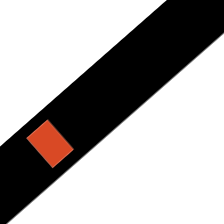
#> input picture 202222_03_22/Inside/001test0.png, 224 x 224 px, found by its file name; its folder holds only this picture in this run
$ jupyter execute 'crosswalk detection algorithm.ipynb'   (older library calls are emulated)
#> lines starting #> are read from the running program, lines starting #| are printed output that depends on the picture; after the words box and inside, x2 and y2 are one past the last pixel; in counts of white or black regions, pixels touching at a corner belong together
[cell 1]
# [9 lines of commented-out code are left out]

[cell 2]
import cv2
import numpy as np
import PIL.Image
import matplotlib.pyplot as plt
import os

[cell 3]
folder = "C:/Users/user/Desktop/result/";
T = "inside/"
S = "augmentation/";
SP = 'crosswalk_pro/'
P = "crosswalk_detection/";
filenames = os.listdir(folder+S +T)
print(filenames)

[cell 4]
for i in range(len(filenames)):
    print(folder+S + T+filenames[i])
    img = cv2.imread(folder+S+ T+filenames[i])
#> img is the input picture: shape (224, 224, 3); mean B, G, R 168.6, 169.4, 172.5
    lower = (200,200,200 )
    upper = (255, 255, 255)
    thresh = cv2.inRange(img, lower, upper)
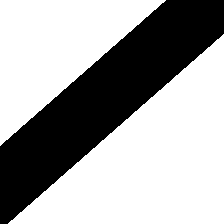
#> thresh: shape (224, 224); 65.3% white; 1 black region, box (x1, y1, x2, y2) and area: (0, 0, 224, 224) 17415

    kernel = np.ones((3,3), np.uint8)
    morph = cv2.morphologyEx(thresh, cv2.MORPH_OPEN, kernel)
#> morph: shape (224, 224); 65.3% white; 1 black region
    kernel = np.ones((5,5), np.uint8)
    morph = cv2.morphologyEx(morph, cv2.MORPH_CLOSE, kernel)

    # # get contours
    cntrs = cv2.findContours(morph, cv2.RETR_EXTERNAL, cv2.CHAIN_APPROX_SIMPLE)
#> cntrs = 2 contours; box (x1, y1, x2, y2) and area: (9, 35, 224, 224) 20290, (0, 0, 165, 145) 11920
    cntrs = cntrs[0] if len(cntrs) == 2 else cntrs[1]

    # filter on area
    contours = img.copy()
    good_contours = []
    for c in cntrs:
        area = cv2.contourArea(c)
        if area >190 :
            cv2.drawContours(contours, [c], -1, (0,0,255), 1)
            good_contours.append(c)
#> this loop made 2 passes
#> area on passes 1 to 2: 20290.5, 11919.5
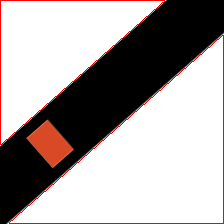
#> contours: shape (224, 224, 3); 2.17% of pixels changed, all inside (x1, y1, x2, y2) = (0, 0, 224, 224)
#> after the loop, good_contours has the same summary as cntrs

    # # combine good contours
    contours_combined = np.vstack(good_contours)
#> contours_combined = contour of 102 points, box (x1, y1, x2, y2) (0, 0, 224, 224), area 29358
    # # get convex hull

    result = img.copy()
    hull = cv2.convexHull(contours_combined)
#> hull = [[223, 223], [9, 223], [0, 144], [0, 0], [164, 0], [223, 35]]
    cv2.polylines(result, [hull], True, (0,0,0), 2)
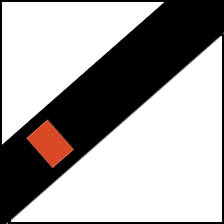
#> result: shape (224, 224, 3); 2.87% of pixels changed, all inside (x1, y1, x2, y2) = (0, 0, 224, 224)

    contours_combined = np.vstack(good_contours)

    #색상 칠하기
    result = img.copy()
    hull = cv2.convexHull(contours_combined)
    cv2.polylines(result, [hull], True, (0,0,0), 2)
    cv2.imwrite(folder+SP+ T+filenames[i],result)
    cv2.fillPoly(result, [hull], (0, 0, 0), cv2.LINE_AA)

    #최소 , 최대 기준으로 흑백을 나눔
    lower_del = (0 , 0 , 0)
    upper_del = (1 ,1 ,1)
    color_del = cv2.inRange(result, lower_del, upper_del)
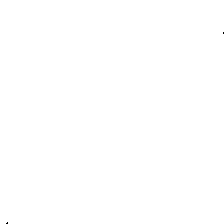
#> color_del: shape (224, 224); 100% white; black in thin lines or dots, all inside (x1, y1, x2, y2) = (6, 32, 224, 224)

    #a = cv2.inRange(color_del,(200,200,200),(255,255,255))

    #노이즈 제거
    kernel_del = np.ones((1,1), np.uint8)
    morph_del = cv2.morphologyEx(color_del, cv2.MORPH_OPEN, kernel_del)
    kernel_del = np.ones((10,10), np.uint8)
    morph_del = cv2.morphologyEx(morph_del, cv2.MORPH_CLOSE, kernel_del)
#> morph_del: shape (224, 224); every value is 255
    result = cv2.cvtColor(255-color_del, cv2.COLOR_BGR2RGB)

    cv2.imwrite(folder+P+ T+filenames[i],result)

$ run again, on 202222_03_22/Inside/002test0.png
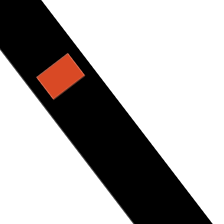
#> input picture 202222_03_22/Inside/002test0.png, 224 x 224 px, found by its file name
#> img is the input picture: shape (224, 224, 3); mean B, G, R 170.8, 171.5, 174.7
#> thresh: shape (224, 224); 66.2% white; 1 black region, box (x1, y1, x2, y2) and area: (0, 0, 213, 224) 16951
#> cntrs = 2 contours; box (x1, y1, x2, y2) and area: (43, 0, 224, 224) 21334, (0, 52, 132, 224) 11333
#> the loop `for c in cntrs:` made 2 passes
#> area on passes 1 to 2: 11333, 21334
#> after the loop `for c in cntrs:`:
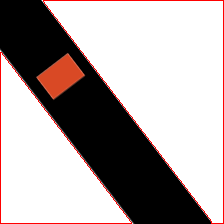
#> contours: shape (224, 224, 3); 2.22% of pixels changed, all inside (x1, y1, x2, y2) = (0, 0, 224, 224)
#> after the loop `for c in cntrs:`: good_contours has the same summary as cntrs
#> contours_combined = contour of 195 points, box (x1, y1, x2, y2) (0, 0, 224, 224), area 28013
#> hull = [[223, 223], [0, 223], [0, 52], [43, 0], [223, 0]]
#> `cv2.polylines(result, [hull], True, (0,0,0), 2)`:
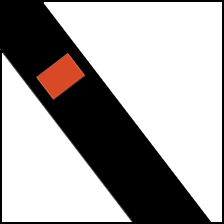
#> result: shape (224, 224, 3); 2.88% of pixels changed, all inside (x1, y1, x2, y2) = (0, 0, 224, 224)
#> color_del: shape (224, 224); 100% white; black in thin lines or dots, all inside (x1, y1, x2, y2) = (0, 48, 1, 50)
#> morph_del: shape (224, 224); every value is 255

$ run again, on 202222_03_22/Inside/005test1.png
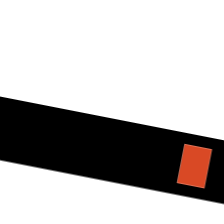
#> input picture 202222_03_22/Inside/005test1.png, 224 x 224 px, found by its file name
#> img is the input picture: shape (224, 224, 3); mean B, G, R 183.4, 184.2, 187.3
#> thresh: shape (224, 224); 71.2% white; 1 black region, box (x1, y1, x2, y2) and area: (0, 96, 224, 205) 14468
#> morph: shape (224, 224); 71.2% white; 1 black region
#> cntrs = 2 contours; box (x1, y1, x2, y2) and area: (0, 0, 224, 140) 26120, (0, 161, 224, 224) 8984
#> the loop `for c in cntrs:` made 2 passes
#> area on passes 1 to 2: 8984.5, 26119.5
#> after the loop `for c in cntrs:`:
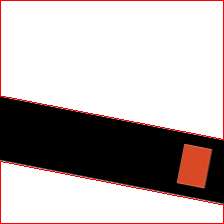
#> contours: shape (224, 224, 3); 2.41% of pixels changed, all inside (x1, y1, x2, y2) = (0, 0, 224, 224)
#> after the loop `for c in cntrs:`: good_contours has the same summary as cntrs
#> contours_combined = contour of 180 points, box (x1, y1, x2, y2) (0, 0, 224, 224), area 17314
#> hull = [[223, 223], [0, 223], [0, 0], [223, 0]]
#> `cv2.polylines(result, [hull], True, (0,0,0), 2)`:
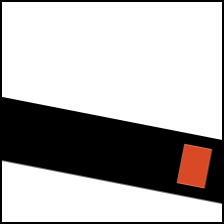
#> result: shape (224, 224, 3); 3.05% of pixels changed, all inside (x1, y1, x2, y2) = (0, 0, 224, 224)
#> color_del: shape (224, 224); every value is 255

$ run again, on 202222_03_22/Inside/005test8.png
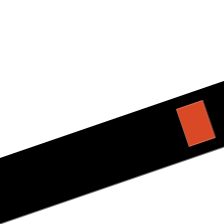
#> input picture 202222_03_22/Inside/005test8.png, 224 x 224 px, found by its file name
#> img is the input picture: shape (224, 224, 3); mean B, G, R 180.7, 181.4, 184.6
#> thresh: shape (224, 224); 70.1% white; 1 black region, box (x1, y1, x2, y2) and area: (0, 81, 224, 224) 15014
#> cntrs = 2 contours; box (x1, y1, x2, y2) and area: (0, 0, 224, 157) 26350, (6, 148, 224, 224) 8212
#> the loop `for c in cntrs:` made 2 passes
#> area on passes 1 to 2: 8212, 26350.5
#> after the loop `for c in cntrs:`:
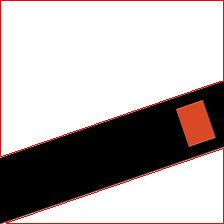
#> contours: shape (224, 224, 3); 2.38% of pixels changed, all inside (x1, y1, x2, y2) = (0, 0, 224, 224)
#> after the loop `for c in cntrs:`: good_contours has the same summary as cntrs
#> contours_combined = contour of 306 points, box (x1, y1, x2, y2) (0, 0, 224, 224), area 18134
#> hull = [[223, 223], [6, 223], [0, 156], [0, 0], [223, 0]]
#> `cv2.polylines(result, [hull], True, (0,0,0), 2)`:
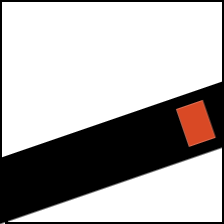
#> result: shape (224, 224, 3); 3.02% of pixels changed, all inside (x1, y1, x2, y2) = (0, 0, 224, 224)
#> color_del: shape (224, 224); 100% white; black in thin lines or dots, all inside (x1, y1, x2, y2) = (0, 221, 5, 224)
#> morph_del: shape (224, 224); every value is 255
